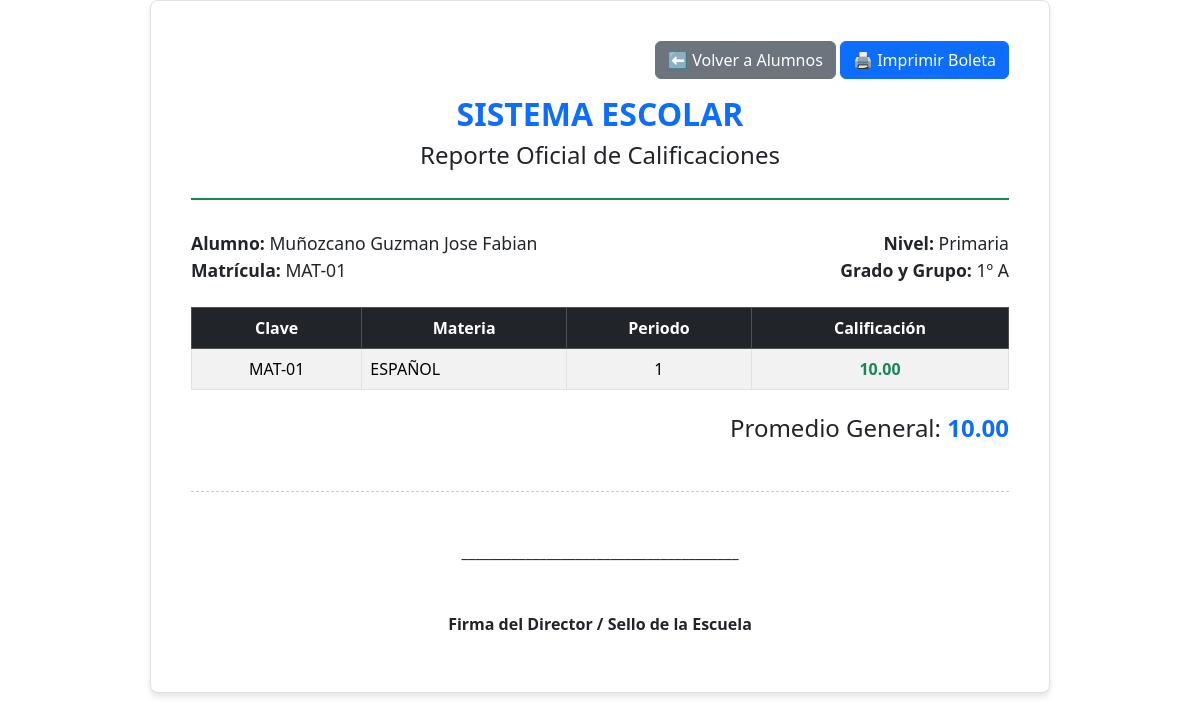
Screenshot of /calificaciones/boleta.php?id=1 (signed in) with the database file from the repository.
### tables this page shows
CREATE TABLE IF NOT EXISTS `alumnos` (
    `id_alumno` int NOT NULL AUTO_INCREMENT,
    `matricula` varchar(20) NOT NULL,
    `nombre` varchar(50) NOT NULL,
    `apellidos` varchar(50) NOT NULL,
    `nivel` enum(
        'Primaria',
        'Secundaria',
        'Preparatoria'
    ) NOT NULL,
    `grado` int NOT NULL,
    `grupo` varchar(5) NOT NULL,
    PRIMARY KEY (`id_alumno`),
    UNIQUE KEY `matricula` (`matricula`)
);

CREATE TABLE IF NOT EXISTS `calificaciones` (
    `id_calificacion` int NOT NULL AUTO_INCREMENT,
    `id_alumno` int NOT NULL,
    `id_materia` int NOT NULL,
    `periodo` int NOT NULL COMMENT 'Ejemplo: 1 para primer bloque/bimestre',
    `calificacion` decimal(4, 2) NOT NULL,
    `fecha_registro` timestamp NULL DEFAULT CURRENT_TIMESTAMP,
    PRIMARY KEY (`id_calificacion`),
    KEY `id_alumno` (`id_alumno`),
    KEY `id_materia` (`id_materia`)
);

CREATE TABLE IF NOT EXISTS `materias` (
    `id_materia` int NOT NULL AUTO_INCREMENT,
    `clave_materia` varchar(20) NOT NULL,
    `nombre_materia` varchar(100) NOT NULL,
    `nivel` enum(
        'Primaria',
        'Secundaria',
        'Preparatoria'
    ) NOT NULL,
    `grado` int NOT NULL,
    PRIMARY KEY (`id_materia`),
    UNIQUE KEY `clave_materia` (`clave_materia`)
);

### calificaciones/boleta.php (the view, shortened to what this page needs)
<?php
include '../includes/conexion.php';
$id_alumno = intval($_GET['id']);
$sql_alumno = "SELECT matricula, nombre, apellidos, nivel, grado, grupo FROM alumnos WHERE id_alumno = $id_alumno";
$res_alumno = $conexion->query($sql_alumno);
$alumno = $res_alumno->fetch_assoc();
$sql_calif = "SELECT m.clave_materia, m.nombre_materia, c.periodo, c.calificacion
              FROM calificaciones c
              INNER JOIN materias m ON c.id_materia = m.id_materia
              WHERE c.id_alumno = $id_alumno
              ORDER BY c.periodo ASC, m.nombre_materia ASC";
$res_calif = $conexion->query($sql_calif);
$suma_calificaciones = 0;
$total_materias = 0;
?>
<!DOCTYPE html>
<html lang="es">
<head>
    <link href="https://cdn.jsdelivr.net/npm/bootstrap@5.3.2/dist/css/bootstrap.min.css" rel="stylesheet">
<link rel="stylesheet" href="../assets/css/student_portal.css">
</head>
<body>
<div class="boleta-container border">
    <div class="no-print text-end mb-3">
        <a href="alumnos.php" class="btn btn-secondary">⬅️ Volver a Alumnos</a>
        <button onclick="window.print()" class="btn btn-primary">🖨️ Imprimir Boleta</button>
    </div>
    <div class="escuela-header">
        <h2 class="text-primary fw-bold">SISTEMA ESCOLAR</h2>
        <h4>Reporte Oficial de Calificaciones</h4>
    </div>
    <div class="datos-alumno row">
        <div class="col-md-8">
            <p><strong>Alumno:</strong> <?php echo $alumno['apellidos'] . " " . $alumno['nombre']; ?></p>
            <p><strong>Matrícula:</strong> <?php echo $alumno['matricula']; ?></p>
        </div>
        <div class="col-md-4 text-md-end">
            <p><strong>Nivel:</strong> <?php echo $alumno['nivel']; ?></p>
            <p><strong>Grado y Grupo:</strong> <?php echo $alumno['grado'] . "º " . $alumno['grupo']; ?></p>
        </div>
    </div>
    <table class="table table-bordered table-striped align-middle mt-4">
        <thead class="table-dark text-center">
            <tr>
                <th>Clave</th>
                <th>Materia</th>
                <th>Periodo</th>
                <th>Calificación</th>
            </tr>
        </thead>
        <tbody>
            <?php
if ($res_calif->num_rows > 0) {
    while ($fila = $res_calif->fetch_assoc()) {
        $suma_calificaciones += $fila['calificacion'];
        $total_materias++;
        echo "<tr>";
        echo "<td class='text-center'>" . $fila['clave_materia'] . "</td>";
        echo "<td>" . $fila['nombre_materia'] . "</td>";
        echo "<td class='text-center'>" . $fila['periodo'] . "</td>";
        $color = ($fila['calificacion'] < 6) ? 'text-danger fw-bold' : 'text-success fw-bold';
        echo "<td class='text-center $color'>" . $fila['calificacion'] . "</td>";
        echo "</tr>";
    }
}
else {
    echo "<tr><td colspan='4' class='text-center py-3'>El alumno no tiene calificaciones registradas.</td></tr>";
}
?>
        </tbody>
    </table>
    <?php
if ($total_materias > 0) {
    $promedio = $suma_calificaciones / $total_materias;
    $clase_promedio = ($promedio < 6) ? 'text-danger' : 'text-primary';
    echo "<h4 class='text-end mt-4'>Promedio General: <span class='fw-bold $clase_promedio'>" . number_format($promedio, 2) . "</span></h4>";
}
?>
    <div class="text-center mt-5 pt-5" style="border-top: 1px dashed #ccc;">
        <p class="mb-5">_______________________________________</p>
        <p class="fw-bold">Firma del Director / Sello de la Escuela</p>
    </div>
</div>
</body>
</html>

### assets/css/student_portal.css (style rules this page uses)
.boleta-container { background: white; padding: 40px; border-radius: 8px; max-width: 900px; margin: auto; box-shadow: 0 4px 6px rgba(0, 0, 0, 0.1); }
.escuela-header { text-align: center; margin-bottom: 30px; border-bottom: 2px solid #198754; padding-bottom: 20px; }
.datos-alumno p { margin: 0; font-size: 1.1rem; }

### rows the page displays
alumnos: apellidos "Muñozcano Guzman", nombre "Jose Fabian", matricula "MAT-01", nivel "Primaria", grado "1", grupo "A"
calificaciones: id_materia.clave_materia "MAT-01", id_materia.nombre_materia "ESPAÑOL", periodo "1", calificacion "10.00"

### other values shown
$promedio "10.00"
